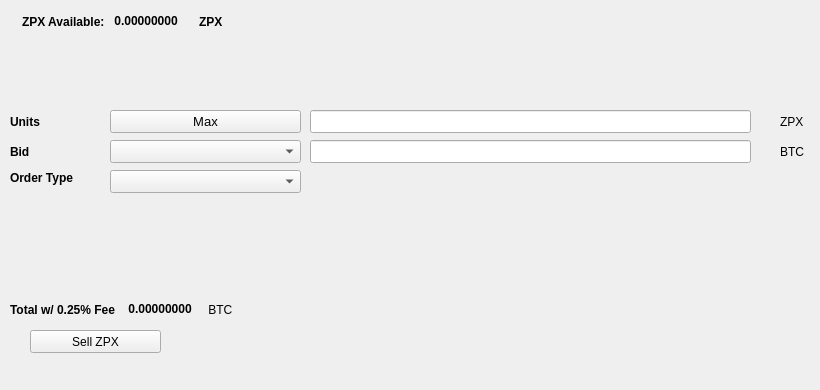
   <widget class="QWidget" name="SellTab">
    <attribute name="title">
     <string>Sell</string>
    </attribute>
    <widget class="QLabel" name="label_16">
     <property name="geometry">
      <rect>
       <x>780</x>
       <y>140</y>
       <width>31</width>
       <height>23</height>
      </rect>
     </property>
     <property name="text">
      <string>BTC</string>
     </property>
    </widget>
    <widget class="QComboBox" name="SellBidcomboBox">
     <property name="geometry">
      <rect>
       <x>110</x>
       <y>140</y>
       <width>191</width>
       <height>23</height>
      </rect>
     </property>
     <property name="font">
      <font>
       <pointsize>10</pointsize>
      </font>
     </property>
    </widget>
    <widget class="QLabel" name="label_18">
     <property name="geometry">
      <rect>
       <x>10</x>
       <y>110</y>
       <width>46</width>
       <height>23</height>
      </rect>
     </property>
     <property name="font">
      <font>
       <weight>75</weight>
       <bold>true</bold>
      </font>
     </property>
     <property name="text">
      <string>Units</string>
     </property>
    </widget>
    <widget class="QPushButton" name="Sell_Max_Amount">
     <property name="geometry">
      <rect>
       <x>110</x>
       <y>110</y>
       <width>191</width>
       <height>23</height>
      </rect>
     </property>
     <property name="font">
      <font>
       <pointsize>10</pointsize>
      </font>
     </property>
     <property name="text">
      <string>Max</string>
     </property>
    </widget>
    <widget class="QLabel" name="label_20">
     <property name="geometry">
      <rect>
       <x>10</x>
       <y>170</y>
       <width>91</width>
       <height>16</height>
      </rect>
     </property>
     <property name="font">
      <font>
       <weight>75</weight>
       <bold>true</bold>
      </font>
     </property>
     <property name="text">
      <string>Order Type</string>
     </property>
    </widget>
    <widget class="QComboBox" name="SellOrdertypeCombo">
     <property name="geometry">
      <rect>
       <x>110</x>
       <y>170</y>
       <width>191</width>
       <height>23</height>
      </rect>
     </property>
     <property name="font">
      <font>
       <pointsize>10</pointsize>
      </font>
     </property>
    </widget>
    <widget class="QLabel" name="label_21">
     <property name="geometry">
      <rect>
       <x>10</x>
       <y>140</y>
       <width>46</width>
       <height>23</height>
      </rect>
     </property>
     <property name="font">
      <font>
       <weight>75</weight>
       <bold>true</bold>
      </font>
     </property>
     <property name="text">
      <string>Bid</string>
     </property>
    </widget>
    <widget class="QLabel" name="label_22">
     <property name="geometry">
      <rect>
       <x>780</x>
       <y>110</y>
       <width>31</width>
       <height>23</height>
      </rect>
     </property>
     <property name="text">
      <string>ZPX</string>
     </property>
    </widget>
    <widget class="QLineEdit" name="UnitsInputZPX">
     <property name="geometry">
      <rect>
       <x>310</x>
       <y>110</y>
       <width>441</width>
       <height>23</height>
      </rect>
     </property>
     <property name="font">
      <font>
       <pointsize>9</pointsize>
       <weight>75</weight>
       <bold>true</bold>
      </font>
     </property>
    </widget>
    <widget class="QLineEdit" name="SellBidPriceEdit">
     <property name="geometry">
      <rect>
       <x>310</x>
       <y>140</y>
       <width>441</width>
       <height>23</height>
      </rect>
     </property>
     <property name="font">
      <font>
       <pointsize>9</pointsize>
       <weight>75</weight>
       <bold>true</bold>
      </font>
     </property>
    </widget>
    <widget class="QPushButton" name="SellZPXBTN">
     <property name="geometry">
      <rect>
       <x>30</x>
       <y>330</y>
       <width>131</width>
       <height>23</height>
      </rect>
     </property>
     <property name="text">
      <string>Sell ZPX</string>
     </property>
     <property name="icon">
      <iconset resource="../zaprex">
       <normaloff>:/icons/bitcoin</normaloff>:/icons/bitcoin</iconset>
     </property>
    </widget>
    <widget class="QWidget" name="layoutWidget3">
     <property name="geometry">
      <rect>
       <x>22</x>
       <y>12</y>
       <width>258</width>
       <height>19</height>
      </rect>
     </property>
     <layout class="QHBoxLayout" name="horizontalLayout">
      <item>
       <widget class="QLabel" name="label232_2">
        <property name="font">
         <font>
          <weight>75</weight>
          <bold>true</bold>
         </font>
        </property>
        <property name="text">
         <string>ZPX Available:</string>
        </property>
       </widget>
      </item>
      <item>
       <widget class="QLabel" name="ZPXAvailableLabel">
        <property name="palette">
         <palette>
          <active>
           <colorrole role="WindowText">
            <brush brushstyle="SolidPattern">
             <color alpha="255">
              <red>0</red>
              <green>0</green>
              <blue>0</blue>
             </color>
            </brush>
           </colorrole>
           <colorrole role="Button">
            <brush brushstyle="SolidPattern">
             <color alpha="255">
              <red>0</red>
              <green>170</green>
              <blue>0</blue>
             </color>
            </brush>
           </colorrole>
           <colorrole role="Light">
            <brush brushstyle="SolidPattern">
             <color alpha="255">
              <red>0</red>
              <green>255</green>
              <blue>0</blue>
             </color>
            </brush>
           </colorrole>
           <colorrole role="Midlight">
            <brush brushstyle="SolidPattern">
             <color alpha="255">
              <red>0</red>
              <green>212</green>
              <blue>0</blue>
             </color>
            </brush>
           </colorrole>
           <colorrole role="Dark">
            <brush brushstyle="SolidPattern">
             <color alpha="255">
              <red>0</red>
              <green>85</green>
              <blue>0</blue>
             </color>
            </brush>
           </colorrole>
           <colorrole role="Mid">
            <brush brushstyle="SolidPattern">
             <color alpha="255">
              <red>0</red>
              <green>113</green>
              <blue>0</blue>
             </color>
            </brush>
           </colorrole>
           <colorrole role="Text">
            <brush brushstyle="SolidPattern">
             <color alpha="255">
              <red>0</red>
              <green>170</green>
              <blue>0</blue>
             </color>
            </brush>
           </colorrole>
           <colorrole role="BrightText">
            <brush brushstyle="SolidPattern">
             <color alpha="255">
              <red>255</red>
              <green>255</green>
              <blue>255</blue>
             </color>
            </brush>
           </colorrole>
           <colorrole role="ButtonText">
            <brush brushstyle="SolidPattern">
             <color alpha="255">
              <red>0</red>
              <green>0</green>
              <blue>0</blue>
             </color>
            </brush>
           </colorrole>
           <colorrole role="Base">
            <brush brushstyle="SolidPattern">
             <color alpha="255">
              <red>255</red>
              <green>255</green>
              <blue>255</blue>
             </color>
            </brush>
           </colorrole>
           <colorrole role="Window">
            <brush brushstyle="SolidPattern">
             <color alpha="255">
              <red>0</red>
              <green>170</green>
              <blue>0</blue>
             </color>
            </brush>
           </colorrole>
           <colorrole role="Shadow">
            <brush brushstyle="SolidPattern">
             <color alpha="255">
              <red>0</red>
              <green>0</green>
              <blue>0</blue>
             </color>
            </brush>
           </colorrole>
           <colorrole role="AlternateBase">
            <brush brushstyle="SolidPattern">
             <color alpha="255">
              <red>127</red>
              <green>212</green>
              <blue>127</blue>
             </color>
            </brush>
           </colorrole>
           <colorrole role="ToolTipBase">
            <brush brushstyle="SolidPattern">
             <color alpha="255">
              <red>255</red>
              <green>255</green>
              <blue>220</blue>
             </color>
            </brush>
           </colorrole>
           <colorrole role="ToolTipText">
            <brush brushstyle="SolidPattern">
             <color alpha="255">
              <red>0</red>
              <green>0</green>
              <blue>0</blue>
             </color>
            </brush>
           </colorrole>
          </active>
          <inactive>
           <colorrole role="WindowText">
            <brush brushstyle="SolidPattern">
             <color alpha="255">
              <red>0</red>
              <green>0</green>
              <blue>0</blue>
             </color>
            </brush>
           </colorrole>
           <colorrole role="Button">
            <brush brushstyle="SolidPattern">
             <color alpha="255">
              <red>0</red>
              <green>170</green>
              <blue>0</blue>
             </color>
            </brush>
           </colorrole>
           <colorrole role="Light">
            <brush brushstyle="SolidPattern">
             <color alpha="255">
              <red>0</red>
              <green>255</green>
              <blue>0</blue>
             </color>
            </brush>
           </colorrole>
           <colorrole role="Midlight">
            <brush brushstyle="SolidPattern">
             <color alpha="255">
              <red>0</red>
              <green>212</green>
              <blue>0</blue>
             </color>
            </brush>
           </colorrole>
           <colorrole role="Dark">
            <brush brushstyle="SolidPattern">
             <color alpha="255">
              <red>0</red>
              <green>85</green>
              <blue>0</blue>
             </color>
            </brush>
           </colorrole>
           <colorrole role="Mid">
            <brush brushstyle="SolidPattern">
             <color alpha="255">
              <red>0</red>
              <green>113</green>
              <blue>0</blue>
             </color>
            </brush>
           </colorrole>
           <colorrole role="Text">
            <brush brushstyle="SolidPattern">
             <color alpha="255">
              <red>0</red>
              <green>170</green>
              <blue>0</blue>
             </color>
            </brush>
           </colorrole>
           <colorrole role="BrightText">
            <brush brushstyle="SolidPattern">
             <color alpha="255">
              <red>255</red>
              <green>255</green>
              <blue>255</blue>
             </color>
            </brush>
           </colorrole>
           <colorrole role="ButtonText">
            <brush brushstyle="SolidPattern">
             <color alpha="255">
              <red>0</red>
              <green>0</green>
              <blue>0</blue>
             </color>
            </brush>
           </colorrole>
           <colorrole role="Base">
            <brush brushstyle="SolidPattern">
             <color alpha="255">
              <red>255</red>
              <green>255</green>
              <blue>255</blue>
             </color>
            </brush>
           </colorrole>
           <colorrole role="Window">
            <brush brushstyle="SolidPattern">
             <color alpha="255">
              <red>0</red>
              <green>170</green>
              <blue>0</blue>
             </color>
            </brush>
           </colorrole>
           <colorrole role="Shadow">
            <brush brushstyle="SolidPattern">
             <color alpha="255">
              <red>0</red>
              <green>0</green>
              <blue>0</blue>
             </color>
            </brush>
           </colorrole>
           <colorrole role="AlternateBase">
            <brush brushstyle="SolidPattern">
             <color alpha="255">
              <red>127</red>
              <green>212</green>
              <blue>127</blue>
             </color>
            </brush>
           </colorrole>
           <colorrole role="ToolTipBase">
            <brush brushstyle="SolidPattern">
             <color alpha="255">
              <red>255</red>
              <green>255</green>
              <blue>220</blue>
             </color>
            </brush>
           </colorrole>
           <colorrole role="ToolTipText">
            <brush brushstyle="SolidPattern">
             <color alpha="255">
              <red>0</red>
              <green>0</green>
              <blue>0</blue>
             </color>
            </brush>
           </colorrole>
          </inactive>
          <disabled>
           <colorrole role="WindowText">
            <brush brushstyle="SolidPattern">
             <color alpha="255">
              <red>0</red>
              <green>85</green>
              <blue>0</blue>
             </color>
            </brush>
           </colorrole>
           <colorrole role="Button">
            <brush brushstyle="SolidPattern">
             <color alpha="255">
              <red>0</red>
              <green>170</green>
              <blue>0</blue>
             </color>
            </brush>
           </colorrole>
           <colorrole role="Light">
            <brush brushstyle="SolidPattern">
             <color alpha="255">
              <red>0</red>
              <green>255</green>
              <blue>0</blue>
             </color>
            </brush>
           </colorrole>
           <colorrole role="Midlight">
            <brush brushstyle="SolidPattern">
             <color alpha="255">
              <red>0</red>
              <green>212</green>
              <blue>0</blue>
             </color>
            </brush>
           </colorrole>
           <colorrole role="Dark">
            <brush brushstyle="SolidPattern">
             <color alpha="255">
              <red>0</red>
              <green>85</green>
              <blue>0</blue>
             </color>
            </brush>
           </colorrole>
           <colorrole role="Mid">
            <brush brushstyle="SolidPattern">
             <color alpha="255">
              <red>0</red>
              <green>113</green>
              <blue>0</blue>
             </color>
            </brush>
           </colorrole>
           <colorrole role="Text">
            <brush brushstyle="SolidPattern">
             <color alpha="255">
              <red>0</red>
              <green>85</green>
              <blue>0</blue>
             </color>
            </brush>
           </colorrole>
           <colorrole role="BrightText">
            <brush brushstyle="SolidPattern">
             <color alpha="255">
              <red>255</red>
              <green>255</green>
              <blue>255</blue>
             </color>
            </brush>
           </colorrole>
           <colorrole role="ButtonText">
            <brush brushstyle="SolidPattern">
             <color alpha="255">
              <red>0</red>
              <green>85</green>
              <blue>0</blue>
             </color>
            </brush>
           </colorrole>
           <colorrole role="Base">
            <brush brushstyle="SolidPattern">
             <color alpha="255">
              <red>0</red>
              <green>170</green>
              <blue>0</blue>
             </color>
            </brush>
           </colorrole>
           <colorrole role="Window">
            <brush brushstyle="SolidPattern">
             <color alpha="255">
              <red>0</red>
              <green>170</green>
              <blue>0</blue>
             </color>
            </brush>
           </colorrole>
           <colorrole role="Shadow">
            <brush brushstyle="SolidPattern">
             <color alpha="255">
              <red>0</red>
              <green>0</green>
              <blue>0</blue>
             </color>
            </brush>
           </colorrole>
           <colorrole role="AlternateBase">
            <brush brushstyle="SolidPattern">
             <color alpha="255">
              <red>0</red>
              <green>170</green>
              <blue>0</blue>
             </color>
            </brush>
           </colorrole>
           <colorrole role="ToolTipBase">
            <brush brushstyle="SolidPattern">
             <color alpha="255">
              <red>255</red>
              <green>255</green>
              <blue>220</blue>
             </color>
            </brush>
           </colorrole>
           <colorrole role="ToolTipText">
            <brush brushstyle="SolidPattern">
             <color alpha="255">
              <red>0</red>
              <green>0</green>
              <blue>0</blue>
             </color>
            </brush>
           </colorrole>
          </disabled>
         </palette>
        </property>
        <property name="font">
         <font>
          <weight>75</weight>
          <bold>true</bold>
         </font>
        </property>
        <property name="text">
         <string> 0.00000000 </string>
        </property>
        <property name="textInteractionFlags">
         <set>Qt::LinksAccessibleByMouse|Qt::TextSelectableByKeyboard|Qt::TextSelectableByMouse</set>
        </property>
       </widget>
      </item>
      <item>
       <widget class="QLabel" name="labelZPX">
        <property name="font">
         <font>
          <weight>75</weight>
          <bold>true</bold>
         </font>
        </property>
        <property name="text">
         <string>ZPX</string>
        </property>
       </widget>
      </item>
     </layout>
    </widget>
    <widget class="QWidget" name="layoutWidget">
     <property name="geometry">
      <rect>
       <x>10</x>
       <y>300</y>
       <width>268</width>
       <height>19</height>
      </rect>
     </property>
     <layout class="QHBoxLayout" name="horizontalLayout_2">
      <item>
       <widget class="QLabel" name="label_19">
        <property name="font">
         <font>
          <weight>75</weight>
          <bold>true</bold>
         </font>
        </property>
        <property name="text">
         <string>Total w/ 0.25% Fee </string>
        </property>
       </widget>
      </item>
      <item>
       <widget class="QLabel" name="SellCostLabel">
        <property name="palette">
         <palette>
          <active>
           <colorrole role="WindowText">
            <brush brushstyle="SolidPattern">
             <color alpha="255">
              <red>0</red>
              <green>0</green>
              <blue>0</blue>
             </color>
            </brush>
           </colorrole>
           <colorrole role="Button">
            <brush brushstyle="SolidPattern">
             <color alpha="255">
              <red>0</red>
              <green>170</green>
              <blue>0</blue>
             </color>
            </brush>
           </colorrole>
           <colorrole role="Light">
            <brush brushstyle="SolidPattern">
             <color alpha="255">
              <red>0</red>
              <green>255</green>
              <blue>0</blue>
             </color>
            </brush>
           </colorrole>
           <colorrole role="Midlight">
            <brush brushstyle="SolidPattern">
             <color alpha="255">
              <red>0</red>
              <green>212</green>
              <blue>0</blue>
             </color>
            </brush>
           </colorrole>
           <colorrole role="Dark">
            <brush brushstyle="SolidPattern">
             <color alpha="255">
              <red>0</red>
              <green>85</green>
              <blue>0</blue>
             </color>
            </brush>
           </colorrole>
           <colorrole role="Mid">
            <brush brushstyle="SolidPattern">
             <color alpha="255">
              <red>0</red>
              <green>113</green>
              <blue>0</blue>
             </color>
            </brush>
           </colorrole>
           <colorrole role="Text">
            <brush brushstyle="SolidPattern">
             <color alpha="255">
              <red>0</red>
              <green>170</green>
              <blue>0</blue>
             </color>
            </brush>
           </colorrole>
           <colorrole role="BrightText">
            <brush brushstyle="SolidPattern">
             <color alpha="255">
              <red>255</red>
              <green>255</green>
              <blue>255</blue>
             </color>
            </brush>
           </colorrole>
           <colorrole role="ButtonText">
            <brush brushstyle="SolidPattern">
             <color alpha="255">
              <red>0</red>
              <green>0</green>
              <blue>0</blue>
             </color>
            </brush>
           </colorrole>
           <colorrole role="Base">
            <brush brushstyle="SolidPattern">
             <color alpha="255">
              <red>255</red>
              <green>255</green>
              <blue>255</blue>
             </color>
            </brush>
           </colorrole>
           <colorrole role="Window">
            <brush brushstyle="SolidPattern">
             <color alpha="255">
              <red>0</red>
              <green>170</green>
              <blue>0</blue>
             </color>
            </brush>
           </colorrole>
           <colorrole role="Shadow">
            <brush brushstyle="SolidPattern">
             <color alpha="255">
              <red>0</red>
              <green>0</green>
              <blue>0</blue>
             </color>
            </brush>
           </colorrole>
           <colorrole role="AlternateBase">
            <brush brushstyle="SolidPattern">
             <color alpha="255">
              <red>127</red>
              <green>212</green>
              <blue>127</blue>
             </color>
            </brush>
           </colorrole>
           <colorrole role="ToolTipBase">
            <brush brushstyle="SolidPattern">
             <color alpha="255">
              <red>255</red>
              <green>255</green>
              <blue>220</blue>
             </color>
            </brush>
           </colorrole>
           <colorrole role="ToolTipText">
            <brush brushstyle="SolidPattern">
             <color alpha="255">
              <red>0</red>
              <green>0</green>
              <blue>0</blue>
             </color>
            </brush>
           </colorrole>
          </active>
          <inactive>
           <colorrole role="WindowText">
            <brush brushstyle="SolidPattern">
             <color alpha="255">
              <red>0</red>
              <green>0</green>
              <blue>0</blue>
             </color>
            </brush>
           </colorrole>
           <colorrole role="Button">
            <brush brushstyle="SolidPattern">
             <color alpha="255">
              <red>0</red>
              <green>170</green>
              <blue>0</blue>
             </color>
            </brush>
           </colorrole>
           <colorrole role="Light">
            <brush brushstyle="SolidPattern">
             <color alpha="255">
              <red>0</red>
              <green>255</green>
              <blue>0</blue>
             </color>
            </brush>
           </colorrole>
           <colorrole role="Midlight">
            <brush brushstyle="SolidPattern">
             <color alpha="255">
              <red>0</red>
              <green>212</green>
              <blue>0</blue>
             </color>
            </brush>
           </colorrole>
           <colorrole role="Dark">
            <brush brushstyle="SolidPattern">
             <color alpha="255">
              <red>0</red>
              <green>85</green>
              <blue>0</blue>
             </color>
            </brush>
           </colorrole>
           <colorrole role="Mid">
            <brush brushstyle="SolidPattern">
             <color alpha="255">
              <red>0</red>
              <green>113</green>
              <blue>0</blue>
             </color>
            </brush>
           </colorrole>
           <colorrole role="Text">
            <brush brushstyle="SolidPattern">
             <color alpha="255">
              <red>0</red>
              <green>170</green>
              <blue>0</blue>
             </color>
            </brush>
           </colorrole>
           <colorrole role="BrightText">
            <brush brushstyle="SolidPattern">
             <color alpha="255">
              <red>255</red>
              <green>255</green>
              <blue>255</blue>
             </color>
            </brush>
           </colorrole>
           <colorrole role="ButtonText">
            <brush brushstyle="SolidPattern">
             <color alpha="255">
              <red>0</red>
              <green>0</green>
              <blue>0</blue>
             </color>
            </brush>
           </colorrole>
           <colorrole role="Base">
            <brush brushstyle="SolidPattern">
             <color alpha="255">
              <red>255</red>
              <green>255</green>
              <blue>255</blue>
             </color>
            </brush>
           </colorrole>
           <colorrole role="Window">
            <brush brushstyle="SolidPattern">
             <color alpha="255">
              <red>0</red>
              <green>170</green>
              <blue>0</blue>
             </color>
            </brush>
           </colorrole>
           <colorrole role="Shadow">
            <brush brushstyle="SolidPattern">
             <color alpha="255">
              <red>0</red>
              <green>0</green>
              <blue>0</blue>
             </color>
            </brush>
           </colorrole>
           <colorrole role="AlternateBase">
            <brush brushstyle="SolidPattern">
             <color alpha="255">
              <red>127</red>
              <green>212</green>
              <blue>127</blue>
             </color>
            </brush>
           </colorrole>
           <colorrole role="ToolTipBase">
            <brush brushstyle="SolidPattern">
             <color alpha="255">
              <red>255</red>
              <green>255</green>
              <blue>220</blue>
             </color>
            </brush>
           </colorrole>
           <colorrole role="ToolTipText">
            <brush brushstyle="SolidPattern">
             <color alpha="255">
              <red>0</red>
              <green>0</green>
              <blue>0</blue>
             </color>
            </brush>
           </colorrole>
          </inactive>
          <disabled>
           <colorrole role="WindowText">
            <brush brushstyle="SolidPattern">
             <color alpha="255">
              <red>0</red>
              <green>85</green>
              <blue>0</blue>
             </color>
            </brush>
           </colorrole>
           <colorrole role="Button">
            <brush brushstyle="SolidPattern">
             <color alpha="255">
              <red>0</red>
              <green>170</green>
              <blue>0</blue>
             </color>
            </brush>
           </colorrole>
           <colorrole role="Light">
            <brush brushstyle="SolidPattern">
             <color alpha="255">
              <red>0</red>
              <green>255</green>
              <blue>0</blue>
             </color>
            </brush>
           </colorrole>
           <colorrole role="Midlight">
            <brush brushstyle="SolidPattern">
             <color alpha="255">
              <red>0</red>
              <green>212</green>
              <blue>0</blue>
             </color>
            </brush>
           </colorrole>
           <colorrole role="Dark">
            <brush brushstyle="SolidPattern">
             <color alpha="255">
              <red>0</red>
              <green>85</green>
              <blue>0</blue>
             </color>
            </brush>
           </colorrole>
           <colorrole role="Mid">
            <brush brushstyle="SolidPattern">
             <color alpha="255">
              <red>0</red>
              <green>113</green>
              <blue>0</blue>
             </color>
            </brush>
           </colorrole>
           <colorrole role="Text">
            <brush brushstyle="SolidPattern">
             <color alpha="255">
              <red>0</red>
              <green>85</green>
              <blue>0</blue>
             </color>
            </brush>
           </colorrole>
           <colorrole role="BrightText">
            <brush brushstyle="SolidPattern">
             <color alpha="255">
              <red>255</red>
              <green>255</green>
              <blue>255</blue>
             </color>
            </brush>
           </colorrole>
           <colorrole role="ButtonText">
            <brush brushstyle="SolidPattern">
             <color alpha="255">
              <red>0</red>
              <green>85</green>
              <blue>0</blue>
             </color>
            </brush>
           </colorrole>
           <colorrole role="Base">
            <brush brushstyle="SolidPattern">
             <color alpha="255">
              <red>0</red>
              <green>170</green>
              <blue>0</blue>
             </color>
            </brush>
           </colorrole>
           <colorrole role="Window">
            <brush brushstyle="SolidPattern">
             <color alpha="255">
              <red>0</red>
              <green>170</green>
              <blue>0</blue>
             </color>
            </brush>
           </colorrole>
           <colorrole role="Shadow">
            <brush brushstyle="SolidPattern">
             <color alpha="255">
              <red>0</red>
              <green>0</green>
              <blue>0</blue>
             </color>
            </brush>
           </colorrole>
           <colorrole role="AlternateBase">
            <brush brushstyle="SolidPattern">
             <color alpha="255">
              <red>0</red>
              <green>170</green>
              <blue>0</blue>
             </color>
            </brush>
           </colorrole>
           <colorrole role="ToolTipBase">
            <brush brushstyle="SolidPattern">
             <color alpha="255">
              <red>255</red>
              <green>255</green>
              <blue>220</blue>
             </color>
            </brush>
           </colorrole>
           <colorrole role="ToolTipText">
            <brush brushstyle="SolidPattern">
             <color alpha="255">
              <red>0</red>
              <green>0</green>
              <blue>0</blue>
             </color>
            </brush>
           </colorrole>
          </disabled>
         </palette>
        </property>
        <property name="font">
         <font>
          <weight>75</weight>
          <bold>true</bold>
         </font>
        </property>
        <property name="autoFillBackground">
         <bool>false</bool>
        </property>
        <property name="text">
         <string> 0.00000000</string>
        </property>
        <property name="textInteractionFlags">
         <set>Qt::LinksAccessibleByMouse|Qt::TextSelectableByMouse</set>
        </property>
       </widget>
      </item>
      <item>
       <widget class="QLabel" name="label_17">
        <property name="font">
         <font>
          <weight>50</weight>
          <bold>false</bold>
         </font>
        </property>
        <property name="text">
         <string> BTC</string>
        </property>
       </widget>
      </item>
     </layout>
    </widget>
    <widget class="QLabel" name="label_23">
     <property name="geometry">
      <rect>
       <x>460</x>
       <y>300</y>
       <width>281</width>
       <height>81</height>
      </rect>
     </property>
     <property name="text">
      <string/>
     </property>
     <property name="pixmap">
      <pixmap>:/images/bittrex</pixmap>
     </property>
    </widget>
   </widget>
